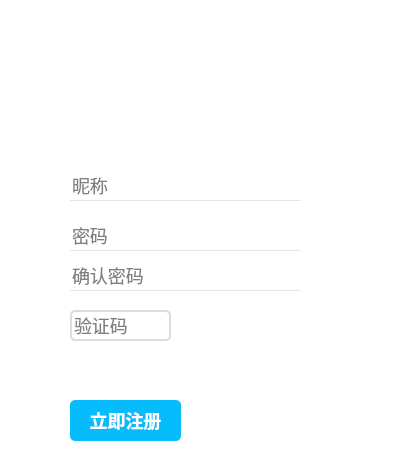
<?xml version="1.0" encoding="UTF-8"?>
<ui version="4.0">
 <class>RegisterWindow</class>
 <widget class="QWidget" name="RegisterWindow">
  <property name="geometry">
   <rect>
    <x>0</x>
    <y>0</y>
    <width>400</width>
    <height>470</height>
   </rect>
  </property>
  <property name="windowTitle">
   <string>Register</string>
  </property>
  <property name="styleSheet">
   <string notr="true">QWidget#RegisterWindow{
	background-color: rgb(255,255,255);
}
QLineEdit
{
	border:none;
	border-bottom:1px solid rgb(229,229,229);
	font:18px;
}
QLineEdit#vcode
{
	border-radius:5px;
	border:2px solid rgb(220,220,220);
	font:18px;
}
QPushButton#registerbutton
{
	background-color: rgb(7,188,252);
	border-radius:5px;
	font:18px;
	font-weight:500;
	color:white;
}
QPushButton#registerbutton:hover
{
	background-color: rgb(6, 201, 255);
}
QLabel{
	background-color: rgb(0,0,0,0%);
}
QLabel#word1{
	font:40px;
	font-weight:500;
	color:white;
}
QLabel#word2{
	font:18px;
	font-weight:500;
	color:white;
}</string>
  </property>
  <widget class="QLineEdit" name="uname">
   <property name="geometry">
    <rect>
     <x>70</x>
     <y>170</y>
     <width>231</width>
     <height>31</height>
    </rect>
   </property>
   <property name="placeholderText">
    <string>昵称</string>
   </property>
  </widget>
  <widget class="QLineEdit" name="upsw">
   <property name="geometry">
    <rect>
     <x>70</x>
     <y>220</y>
     <width>231</width>
     <height>31</height>
    </rect>
   </property>
   <property name="inputMethodHints">
    <set>Qt::ImhHiddenText|Qt::ImhNoAutoUppercase|Qt::ImhNoPredictiveText|Qt::ImhSensitiveData</set>
   </property>
   <property name="echoMode">
    <enum>QLineEdit::Password</enum>
   </property>
   <property name="placeholderText">
    <string>密码</string>
   </property>
  </widget>
  <widget class="QLineEdit" name="upsw2">
   <property name="geometry">
    <rect>
     <x>70</x>
     <y>260</y>
     <width>231</width>
     <height>31</height>
    </rect>
   </property>
   <property name="inputMethodHints">
    <set>Qt::ImhHiddenText|Qt::ImhNoAutoUppercase|Qt::ImhNoPredictiveText|Qt::ImhSensitiveData</set>
   </property>
   <property name="echoMode">
    <enum>QLineEdit::Password</enum>
   </property>
   <property name="placeholderText">
    <string>确认密码</string>
   </property>
  </widget>
  <widget class="QLineEdit" name="vcode">
   <property name="geometry">
    <rect>
     <x>70</x>
     <y>310</y>
     <width>101</width>
     <height>31</height>
    </rect>
   </property>
   <property name="placeholderText">
    <string>验证码</string>
   </property>
  </widget>
  <widget class="QPushButton" name="registerbutton">
   <property name="geometry">
    <rect>
     <x>70</x>
     <y>400</y>
     <width>111</width>
     <height>41</height>
    </rect>
   </property>
   <property name="text">
    <string>立即注册</string>
   </property>
  </widget>
  <widget class="QLabel" name="picture">
   <property name="geometry">
    <rect>
     <x>0</x>
     <y>0</y>
     <width>400</width>
     <height>140</height>
    </rect>
   </property>
   <property name="text">
    <string/>
   </property>
   <property name="pixmap">
    <pixmap resource="Resource.qrc">:/Resource/background2.png</pixmap>
   </property>
  </widget>
  <widget class="QLabel" name="word1">
   <property name="geometry">
    <rect>
     <x>50</x>
     <y>20</y>
     <width>221</width>
     <height>81</height>
    </rect>
   </property>
   <property name="text">
    <string>欢迎注册OQ</string>
   </property>
  </widget>
  <widget class="QLabel" name="word2">
   <property name="geometry">
    <rect>
     <x>50</x>
     <y>90</y>
     <width>151</width>
     <height>31</height>
    </rect>
   </property>
   <property name="text">
    <string>每一天，乐在沟通</string>
   </property>
  </widget>
  <widget class="QLabel" name="inf">
   <property name="geometry">
    <rect>
     <x>70</x>
     <y>360</y>
     <width>231</width>
     <height>16</height>
    </rect>
   </property>
   <property name="inputMethodHints">
    <set>Qt::ImhNone</set>
   </property>
   <property name="text">
    <string/>
   </property>
  </widget>
 </widget>
 <resources>
  <include location="Resource.qrc"/>
 </resources>
 <connections/>
</ui>
